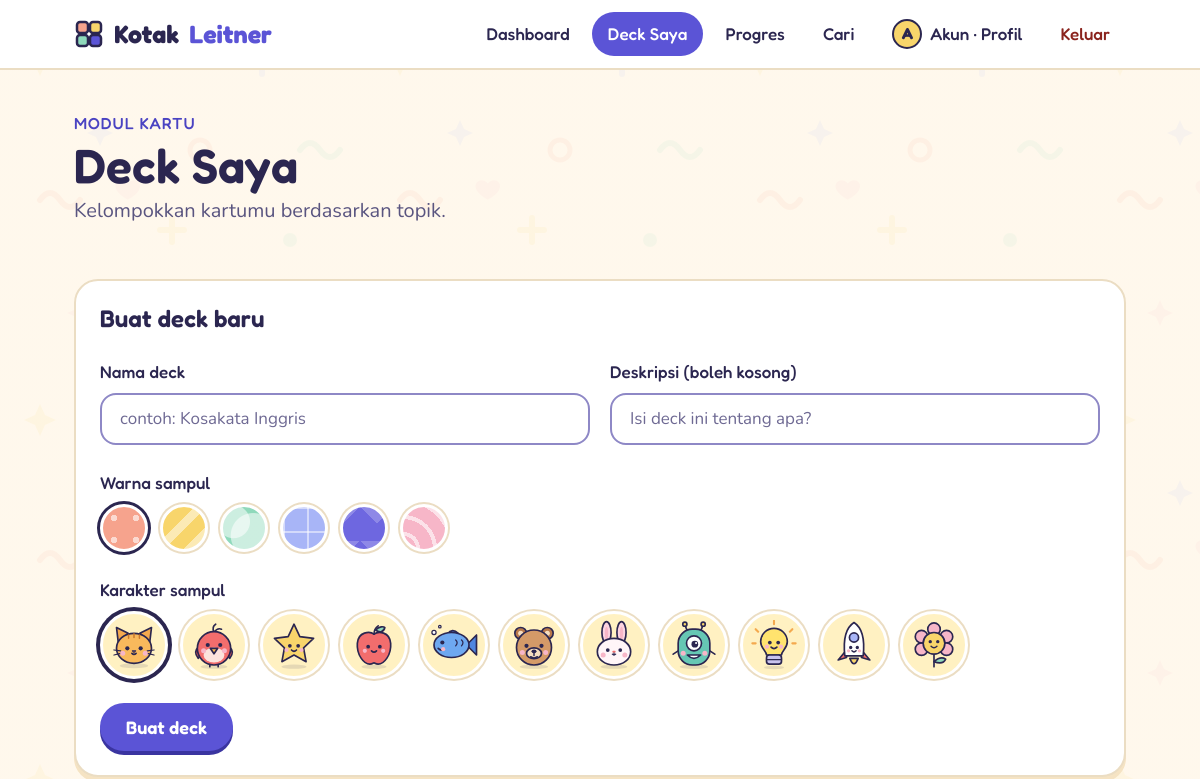
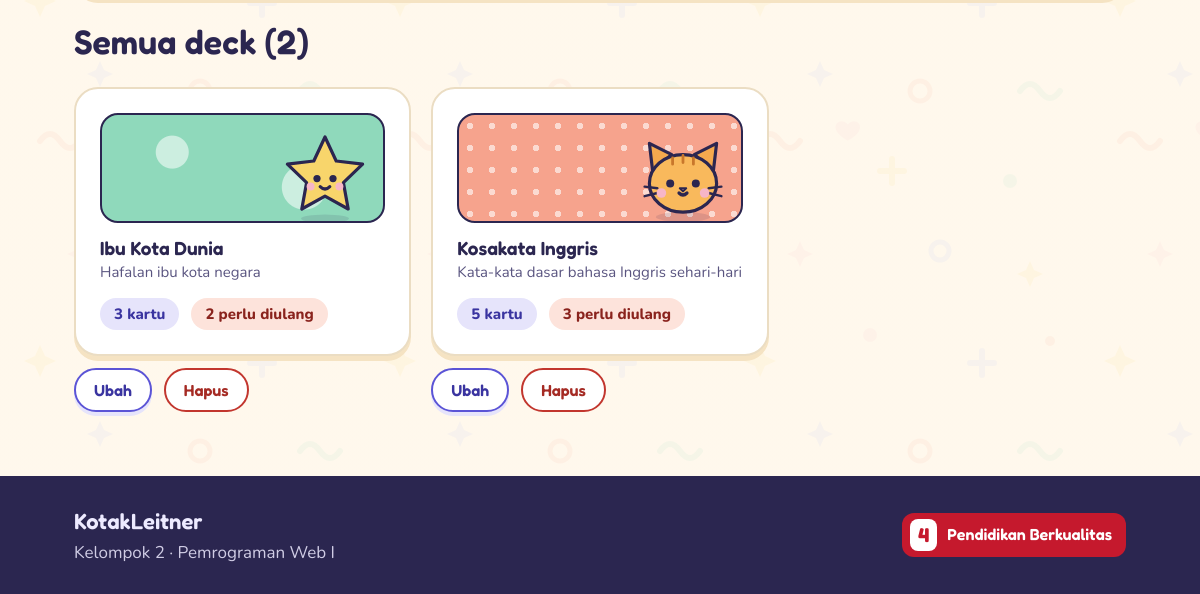
Page /deck.php (signed in) on the earlier database version (2 pictures, top to bottom).
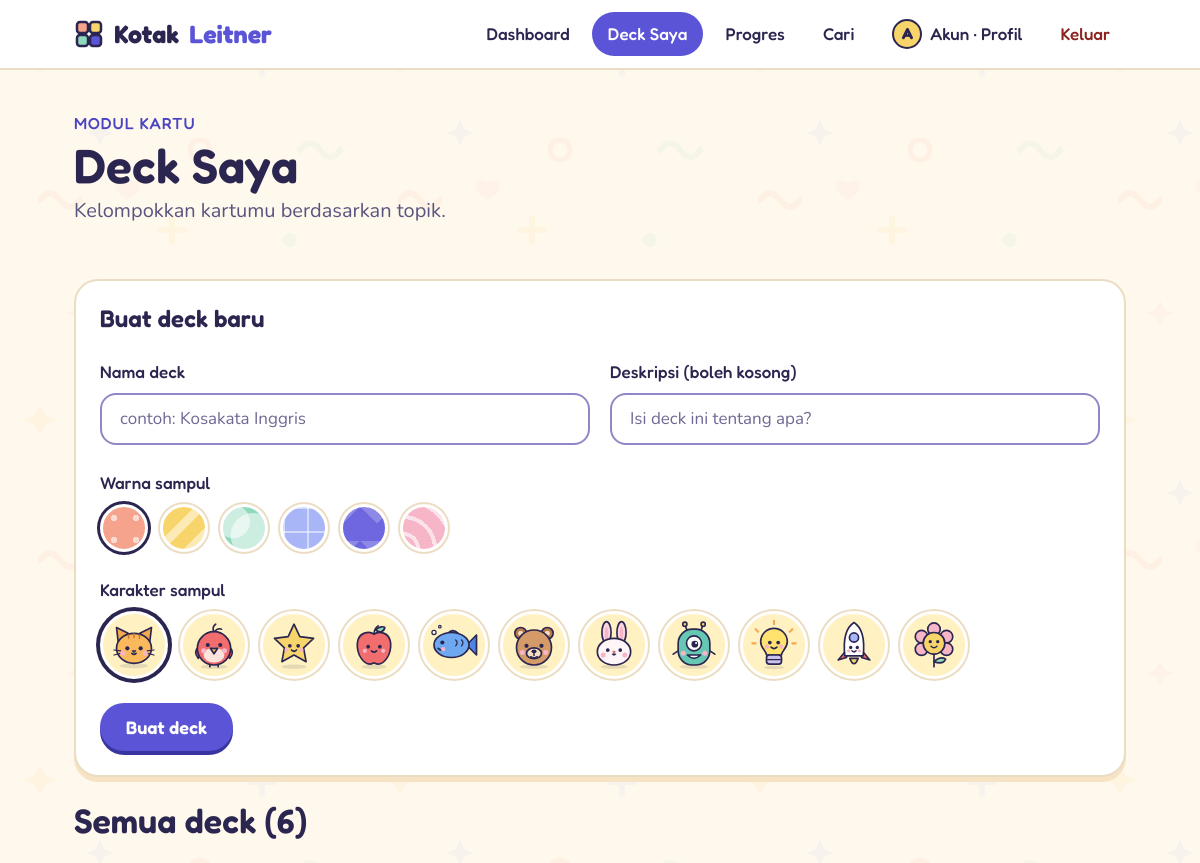
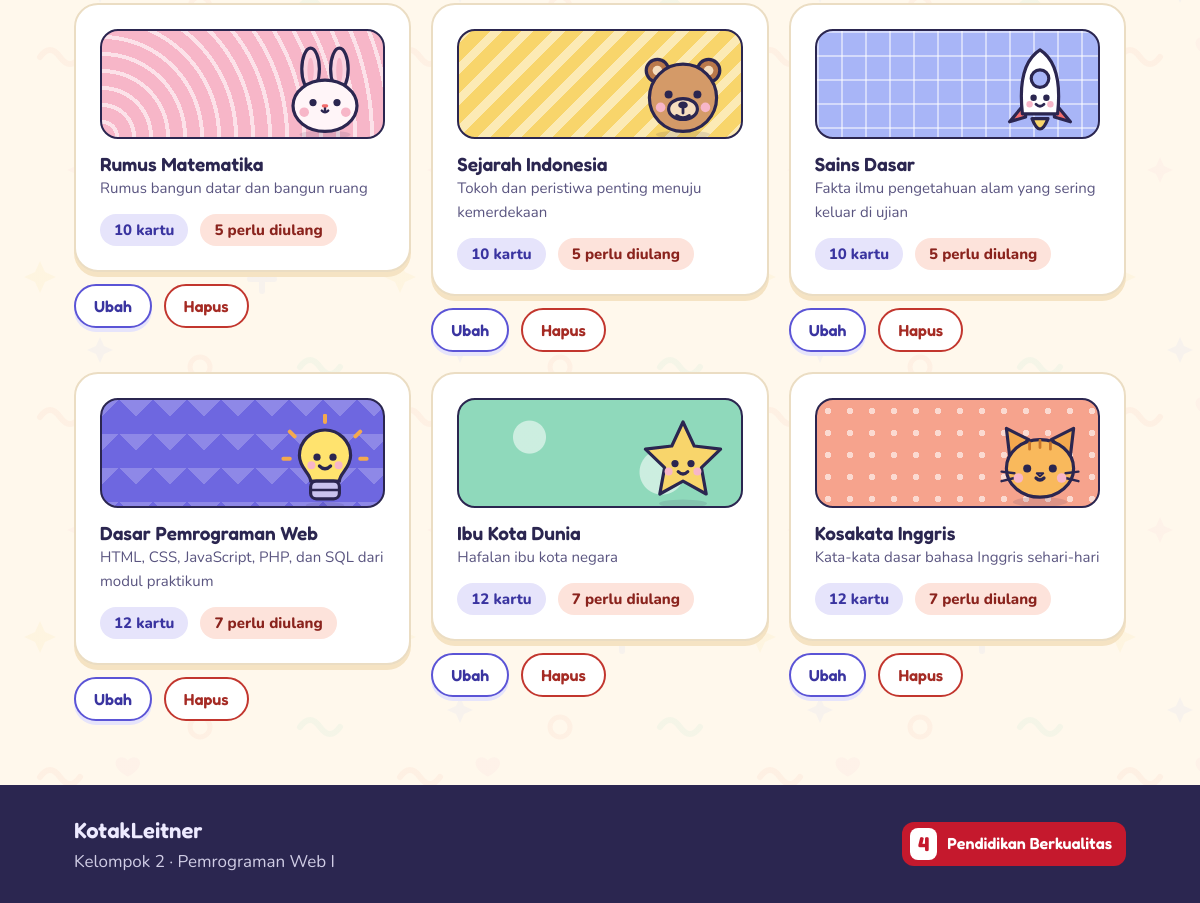
Same page on the later database version (2 pictures, top to bottom).
### tables this page shows
CREATE TABLE deck (
  id INT AUTO_INCREMENT PRIMARY KEY,
  user_id INT NOT NULL,
  nama VARCHAR(60) NOT NULL,
  deskripsi VARCHAR(200) NOT NULL DEFAULT '',
  warna TINYINT NOT NULL DEFAULT 1,
  karakter VARCHAR(20) NOT NULL DEFAULT 'kucing',
  FOREIGN KEY (user_id) REFERENCES users(id) ON DELETE CASCADE
);

### deck.php (the view, shortened to what this page needs)
<?php
require_once 'cek_login.php';
$uid = (int)$_SESSION['user_id'];
$edit = null;
$mode_edit = ($edit !== null && $edit['id'] > 0);
$form = $edit !== null ? $edit : ['id' => 0, 'nama' => '', 'deskripsi' => '', 'warna' => 1, 'karakter' => 'kucing'];
$hasil = mysqli_query($conn, "SELECT d.*, COUNT(k.id) AS total, SUM(k.jadwal <= CURDATE()) AS ulang
    FROM deck d LEFT JOIN kartu k ON k.deck_id = d.id
    WHERE d.user_id = $uid GROUP BY d.id ORDER BY d.id DESC");
$daftar = [];
while ($row = mysqli_fetch_assoc($hasil)) {
    $daftar[] = $row;
}
include 'header.php';
?>
<div class="wrap stack">
  <div class="page-head">
    <div>
      <span class="eyebrow">Modul kartu</span>
      <h1>Deck Saya</h1>
      <p class="lead">Kelompokkan kartumu berdasarkan topik.</p>
    </div>
  </div>
  <form class="card stack" method="post" action="deck.php" id="form-deck">
    <h3><?= $mode_edit ? 'Ubah deck' : 'Buat deck baru' ?></h3>
    <div class="grid g2">
      <div class="field">
        <label for="nama">Nama deck</label>
        <input class="input" type="text" id="nama" name="nama" maxlength="60" value="<?= e($form['nama']) ?>" placeholder="contoh: Kosakata Inggris">
      </div>
      <div class="field">
        <label for="deskripsi">Deskripsi (boleh kosong)</label>
        <input class="input" type="text" id="deskripsi" name="deskripsi" maxlength="200" value="<?= e($form['deskripsi']) ?>" placeholder="Isi deck ini tentang apa?">
      </div>
    </div>
    <div class="field">
      <label>Warna sampul</label>
      <div class="pilihan">
        <?php for ($i = 1; $i <= 6; $i++): ?>
          <label class="sw cv-<?= $i ?> <?= $form['warna'] == $i ? 'on' : '' ?>" title="Warna <?= $i ?>">
          </label>
        <?php endfor; ?>
      </div>
    </div>
    <div class="field">
      <label>Karakter sampul</label>
      <div class="pilihan">
        <?php foreach ($KARAKTER as $kr): ?>
          <label class="avpick <?= $form['karakter'] == $kr ? 'on' : '' ?>" title="<?= e(ucfirst($kr)) ?>">
            <img src="assets/img/<?= e($kr) ?>.svg" alt="<?= e(ucfirst($kr)) ?>">
          </label>
        <?php endforeach; ?>
      </div>
    </div>
    <div class="row">
      <button class="btn btn-pri" type="submit"><?= $mode_edit ? 'Simpan perubahan' : 'Buat deck' ?></button>
    </div>
  </form>
  <h2>Semua deck (<?= count($daftar) ?>)</h2>
  <?php if (count($daftar) == 0): ?>
    <div class="empty">
      <img src="assets/img/maskot-tidur.svg" alt="" width="160" height="173">
      <h3>Belum ada deck</h3>
      <p class="muted">Isi formulir di atas untuk membuat deck pertamamu.</p>
    </div>
  <?php else: ?>
    <div class="grid g3">
      <?php foreach ($daftar as $d): ?>
        <div class="stack-s">
          <?= kartu_deck($d) ?>
          <div class="row">
            <a class="btn btn-sec btn-sm" href="deck.php?edit=<?= (int)$d['id'] ?>#form-deck">Ubah</a>
            <form method="post" action="deck.php" onsubmit="return confirm('Hapus deck ini beserta semua kartunya?');">
              <button class="btn btn-dan-o btn-sm" type="submit">Hapus</button>
            </form>
          </div>
        </div>
      <?php endforeach; ?>
    </div>
  <?php endif; ?>
</div>
<?php include 'footer.php'; ?>

### koneksi.php (shortened to what this page needs)
<?php
$KARAKTER = ['kucing', 'burung', 'bintang', 'apel', 'ikan', 'beruang', 'kelinci', 'monster', 'lampu', 'roket', 'bunga'];
function e($teks) {
    return htmlspecialchars($teks, ENT_QUOTES, 'UTF-8');
}
function kartu_deck($d) {
    $h  = '<a class="card hov deckcard" href="kartu.php?deck=' . (int)$d['id'] . '">';
    $h .= '<div class="cv cv-' . (int)$d['warna'] . ' hasch"><img class="cvchar" src="assets/img/' . e($d['karakter']) . '.svg" height="96" alt=""></div>';
    $h .= '<div><h4>' . e($d['nama']) . '</h4>';
    if ($d['deskripsi'] != '') {
        $h .= '<p class="muted" style="font-size:15px">' . e($d['deskripsi']) . '</p>';
    }
    $h .= '</div><div class="row"><span class="chip">' . (int)$d['total'] . ' kartu</span>';
    if ((int)$d['ulang'] > 0) {
        $h .= '<span class="chip warm">' . (int)$d['ulang'] . ' perlu diulang</span>';
    } else {
        $h .= '<span class="chip ok">Aman hari ini</span>';
    }
    $h .= '</div></a>';
    return $h;
}

Differences in the rows shown:
computed for deck "Kosakata Inggris": total "5" → "12"; ulang "3" → "7"
added deck: karakter (picture), nama "Rumus Matematika", deskripsi "Rumus bangun datar dan bangun ruang", total "10", ulang "5", shown under "Semua deck (6)"
added deck: karakter (picture), nama "Sejarah Indonesia", deskripsi "Tokoh dan peristiwa penting menuju kemerdekaan", total "10", ulang "5", shown under "Semua deck (6)"
added deck: karakter (picture), nama "Sains Dasar", deskripsi "Fakta ilmu pengetahuan alam yang sering keluar di ujian", total "10", ulang "5", shown under "Semua deck (6)"
added deck: karakter (picture), nama "Dasar Pemrograman Web", deskripsi "HTML, CSS, JavaScript, PHP, dan SQL dari modul praktikum", total "12", ulang "7", shown under "Semua deck (6)"
computed for deck "Ibu Kota Dunia": total "3" → "12"; ulang "2" → "7"
Other differences:
count($daftar): "2" → "6"
